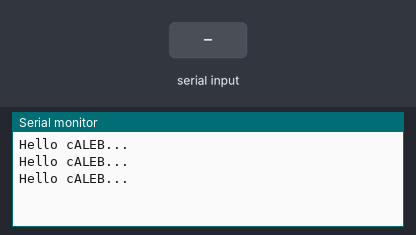
Recording of a sketch running on a simulated ESP8266 (NodeMCU). On the bench: the last lines printed to the serial monitor. The test bench sets the inputs (shaded band).

Above: at 2.8 s.
2.9 s: "1" received over Serial
At 3.8 s:
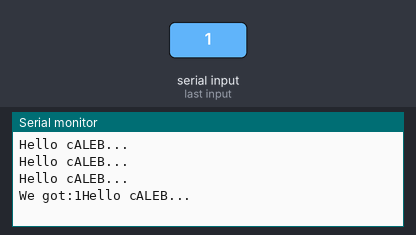
4.5 s: "0" received over Serial
At 5.8 s:
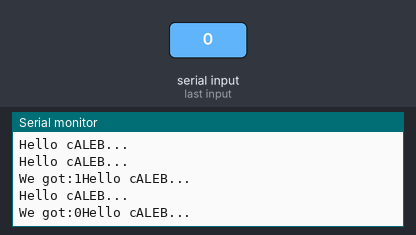
6.0 s: "2" received over Serial
At 6.6 s:
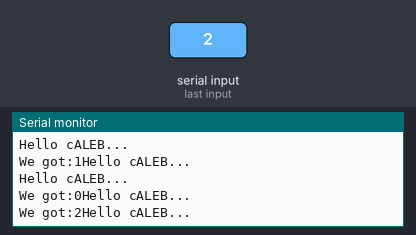

Measured:
- after the input at 2.9 s, the serial monitor: prints a new line after 0.10 s (image 1)
- after the input at 4.5 s, the serial monitor: prints a new line after 0.50 s (image 2)
- after the input at 6.0 s, the serial monitor: prints a new line at once (image 3)

The sketch:

ESP8266_BlinkTest.ino
```cpp
// Wifi module demo with ESP8266
/*
 Name:		ESP8266_BlinkTest.ino
 Created:	2/7/2020 11:18:15 AM
 Author:	caleb_000
*/

#define ESP8266_LED 5

/*void setup()
{
	pinMode(ESP8266_LED, OUTPUT);
}

void loop()
{
	digitalWrite(ESP8266_LED, HIGH);
	delay(500);
	digitalWrite(ESP8266_LED, LOW);
	delay(500);
}*/

/*ESP8266 Serial Communication

The blue LED on the ESP - 12 module is connected to GPIO2
(which is also the TXD pin; so we cannot use Serial.print() at the same time)
*/

void setup() {
	Serial.begin(9600);     // Initialize the Serial interface with baud rate of 9600
}

// the loop function runs over and over again forever
void loop() {
	if (Serial.available()>0)    //Checks is there any data in buffer
	{
		Serial.print("We got:");
		Serial.print(char(Serial.read()));  //Read serial data byte and send back to serial monitor
	}
	else
	{
		Serial.println("Hello cALEB..."); //Print Hello word every one second
		delay(1000);                      // Wait for a second
	}
}
```
